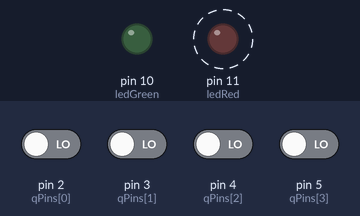
Bench run of a sketch on a simulated Arduino Uno, built with avr-gcc and run on an emulated ATmega328P. On the bench: output pins drawn as LEDs (lit = HIGH). Dashed ring = blinking. The inputs (shaded band) are chosen by the test bench; at power-on: pin 2 (qPins[0]), pin 3 (qPins[1]), pin 4 (qPins[2]), pin 5 (qPins[3]) LOW. Pins used as bus, display or sensor lines are not drawn; what the sketch prints to the serial monitor is not drawn.

Above: at 4.7 s.
4.8 s: pin 3 (qPins[1]) driven HIGH and pin 5 (qPins[3]) driven HIGH
At 5.5 s:
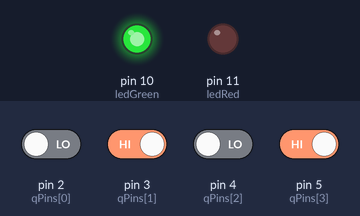
9.0 s: pin 2 (qPins[0]) driven HIGH
At 11.19 s:
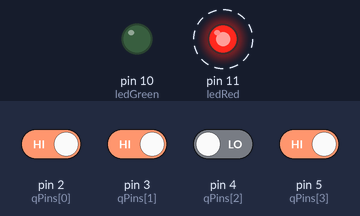
13.2 s: pin 2 (qPins[0]) driven LOW
At 13.9 s:
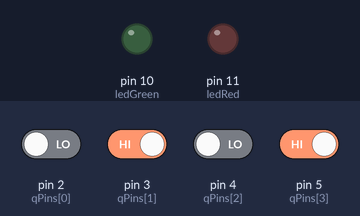
17.4 s: pin 3 (qPins[1]) driven LOW
At 20.9 s:
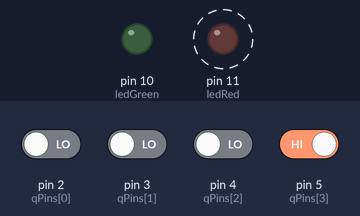
Timing chart, 0 to 22.6 s (numbered marks = the images above; inputs shaded):
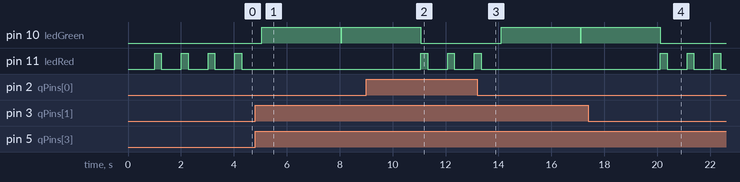

Measured:
- after the input at 4.8 s, pin 10 (ledGreen): LOW → HIGH after 0.25 s, → LOW 3.0 s later, → HIGH 0.01 s later; pin 11 (ledRed): stops changing and stays LOW
- after the input at 9.0 s, pin 10 (ledGreen): goes on until 11.1 s, then stays LOW; pin 11 (ledRed): alternates HIGH for 0.25 s and LOW for 0.76 s, starting after 2.1 s
- after the input at 13.2 s, pin 10 (ledGreen): LOW → HIGH after 0.90 s, → LOW 3.0 s later, → HIGH 0.01 s later; pin 11 (ledRed): goes on until 13.3 s, then stays LOW
- after the input at 17.4 s, pin 10 (ledGreen): goes on until 20.1 s, then stays LOW; pin 11 (ledRed): alternates HIGH for 0.25 s and LOW for 0.76 s, starting after 2.7 s
- by itself, pin 11 (ledRed): alternates HIGH for 0.25 s and LOW for 0.76 s

The sketch:

fina_blurtooth_bot.ino
```cpp
// 4-bit ripple counter password system using Arduino as clock

const int qPins[4] = {2, 3, 4, 5};   // Q0..Q3 (LSB..MSB)
const int clockPin = 8;              // Arduino -> clock input of first 7473
const int ledGreen = 10;
const int ledRed   = 11;

byte PASSWORD = 0b1010; // default 4-bit password (change as needed)
unsigned long lastToggle = 0;
unsigned long clockInterval = 1000; // ms between clock pulses (change to speed up/slow down)
bool clockState = LOW;
unsigned long pulseWidth = 10; // ms clock HIGH pulse width

void setup() {
  Serial.begin(9600);
  Serial.println("4-bit counter with Arduino clock. Default password = 1010");

  for (int i = 0; i < 4; i++) pinMode(qPins[i], INPUT);
  pinMode(clockPin, OUTPUT);
  pinMode(ledGreen, OUTPUT);
  pinMode(ledRed, OUTPUT);
  digitalWrite(clockPin, LOW);
  digitalWrite(ledGreen, LOW);
  digitalWrite(ledRed, LOW);
}

byte readBits() {
  byte v = 0;
  for (int i = 0; i < 4; i++) {
    v |= (digitalRead(qPins[i]) << i); // LSB at index 0
  }
  return v;
}

void checkSerialInput() {
  if (Serial.available() > 0) {
    String input = Serial.readStringUntil('\n');
    input.trim();
    if (input.length() == 4) {
      byte newPass = 0;
      bool valid = true;
      for (int i = 0; i < 4; i++) {
        if (input[i] == '0') newPass = (newPass << 1);
        else if (input[i] == '1') newPass = (newPass << 1) | 1;
        else valid = false;
      }
      if (valid) {
        PASSWORD = newPass;
        Serial.print("Password updated to: ");
        Serial.println(input);
      } else Serial.println("Invalid input! Enter 4-bit binary e.g., 1010");
    } else Serial.println("Invalid length! Enter 4-bit binary e.g., 0110");
  }
}

void loop() {
  checkSerialInput();

  // generate a periodic clock pulse: LOW -> HIGH (pulseWidth ms) -> LOW
  unsigned long now = millis();

  if (!clockState && (now - lastToggle >= clockInterval)) {
    // raise clock
    digitalWrite(clockPin, HIGH);
    clockState = HIGH;
    lastToggle = now;
  } else if (clockState && (now - lastToggle >= pulseWidth)) {
    // lower clock
    digitalWrite(clockPin, LOW);
    clockState = LOW;
    lastToggle = now;

    // after falling edge, read counter (ripple counters often update on falling edge)
    byte val = readBits();
    Serial.print("Counter = ");
    Serial.println(val, BIN);

    if (val == PASSWORD) {
      Serial.println("✅ Correct Password!");
      digitalWrite(ledGreen, HIGH);
      digitalWrite(ledRed, LOW);
      delay(3000);
      digitalWrite(ledGreen, LOW);
    } else {
      Serial.println("❌ Wrong Password");
      digitalWrite(ledRed, HIGH);
      delay(250);
      digitalWrite(ledRed, LOW);
    }
  }
}
```
